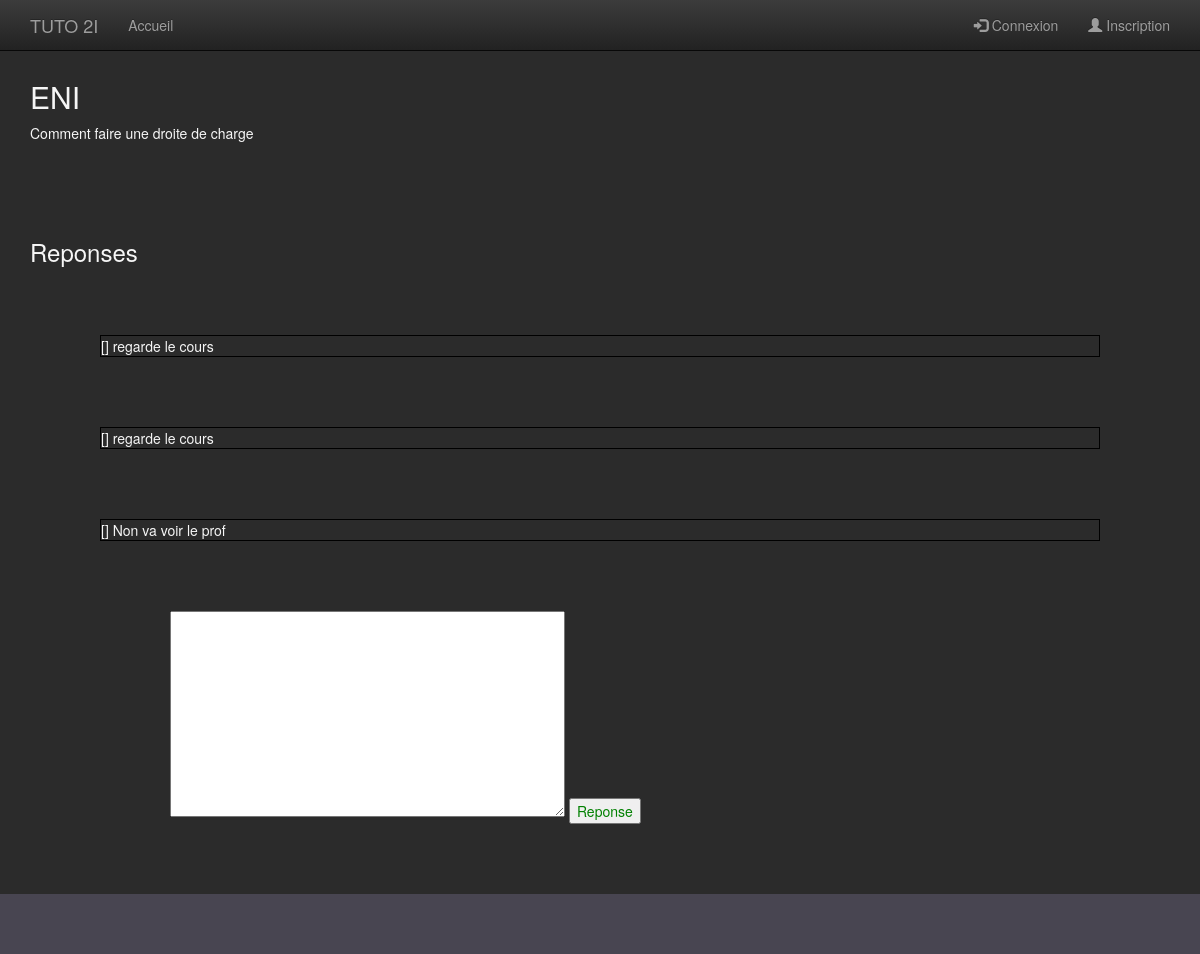
Page /index.php?view=topic_page&id=18 on the committed database.
### tables this page shows
CREATE TABLE `topic` (
  `Topic_id` int(11) NOT NULL,
  `Forum_id` int(11) DEFAULT NULL,
  `Topic_title` varchar(50) DEFAULT NULL,
  `Topic_creator` varchar(50) DEFAULT NULL,
  `Topic_date` date DEFAULT NULL,
  `Topic_content` text NOT NULL,
  `Topic_genre` varchar(40) DEFAULT NULL,
  `Topic_grade` int(11) DEFAULT NULL,
  `Topic_first post` text,
  `Topic_last_post` text,
  `responses` varchar(150) DEFAULT NULL
);

CREATE TABLE `responses` (
  `responses_id` int(11) NOT NULL,
  `topic_id` int(11) DEFAULT NULL,
  `responses_content` varchar(50) DEFAULT NULL,
  `responses_creator` varchar(15) DEFAULT NULL
);

### libs/maLibSQL.pdo.php (called while the page is built, shortened)
<?php
include_once "config.php";
function SQLSelect($sql)
{
 	global $BDD_host;
	global $BDD_base;
 	global $BDD_user;
 	global $BDD_password;
	try {
		$dbh = new PDO("mysql:host=$BDD_host;dbname=$BDD_base", $BDD_user, $BDD_password);
	} catch (PDOException $e) {
		die("<font color=\"red\">SQLSelect: Erreur de connexion : " . $e->getMessage() . "</font>");
	}
	$dbh->exec("SET CHARACTER SET utf8");
	$res = $dbh->query($sql);
	$num = $res->rowCount();
	if ($num==0) return false;
	else return $res;
}
function parcoursRs($result)
{
	$result->setFetchMode(PDO::FETCH_ASSOC);
	while ($ligne = $result->fetch())
		$tab[]= $ligne;
	return $tab;
}
?>

### libs/modele.php (called while the page is built, shortened)
<?php
include_once("maLibSQL.pdo.php");
function view_topic($id){
     $SQL = "SELECT Topic_title, Topic_content from topic where Topic_id = '$id'";
     return parcoursRs(SQLSelect($SQL));
}
function get_responses($id){
    $SQL = "SELECT * from responses where topic_id = '$id' order by responses_id asc";
    return parcoursRs(SQLSelect($SQL));
}
?>

### templates/topic_page.php (the view, shortened to what this page needs)
<?php
$t_id = $_GET['id'];
?>
<link href="css/home_css.css" rel="stylesheet">
<div class="topic">
    <div class="title">
    <?php
        $user_topic = view_topic($t_id);
        foreach($user_topic as $elements)
            $title = $elements["Topic_title"];
        echo '<h2>'.$title.'</h2>';
    ?>
    </div>
    <div class="content">
        <?php echo'<div>'.$elements["Topic_content"].'</div>'; ?>
    </div>
</div>
    <div class='responses'>
       <h3>Reponses</h3>
        <?php
            $responses = get_responses($t_id);
            foreach($responses as $r_element){
                $reponses = $r_element["responses_content"];
                $helper = $r_element["responses_creator"];
                echo '<div class="topic_res">['.$helper.'] '.$reponses.'</div>';
            }
        ?>
    </div>
<div class="reponse">
    <form action="controleur.php">
        <textarea  name = content rows="10" cols="50" placeholder="Votre reponse"> </textarea>
        <input type="submit" value="Reponse" name="action"></input>
    </form>
</div>

### css/sticky-footer.css (style rules this page uses)
html, body { height: 100%; }

### css/Home_css.css (style rules this page uses)
html, body { margin: 0; padding: 0; background: #2B2B2B; color: #F6F6F6; }
.reponse { margin: 5em 10em; }
textarea { color: brown; }
.reponse input { color: green; }
.topic_res { border: 1px black solid; margin: 5em; }
h3 { margin-top: 4em; }

### rows in the picture
topic: Topic_title "ENI", Topic_content "Comment faire une droite de charge"
responses: responses_content "regarde le cours"
responses: responses_content "regarde le cours"
responses: responses_content "Non va voir le prof"

### other values in the picture
$label "Accueil"
